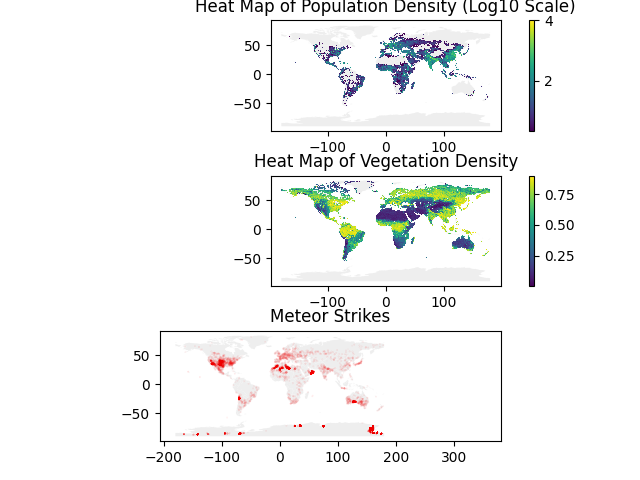

Reproduce this figure in Python.
"""
Contains code to plot a heat map of vegetation and population density.
As well as a scatterplot of all meteorstrikes in the dataset.
"""
import numpy as np
import pandas as pd
import geopandas as gpd
import matplotlib.pyplot as plt

WORLD_COLOR = '#EEEEEE'

# Empty data value for population dataset
EMPTY_POP_VALUE = 1.04

# Lowest vegetation density value is -0.1, so 0 is used to
# represent low vegetation
LOW_VEG_VALUE = 0

# Marker size for meteors is based on mass of meteor.
# For a better visualization the ln of the mass is used,
# and it is scaled down by this factor.
METEOR_MARKER_TUNING = 0.03

def plot_heat_maps(data, popup=False):
    """
    Plots a figure containing a heat map of population
    and vegetation density, as well as a scatter plot showing
    all meteorstrikes in the dataset. Shows figure if popup is true.
    Saves it if popup is false.
    """
    plt.close()
    pop_data = data['pop_tiles']
    veg_data = data['veg_tiles']
    strikes = data['strikes']

    # For better display remove empty pop and low veg, scale pop, strikes
    pop_data = pop_data[ pop_data['val'] != EMPTY_POP_VALUE ]
    veg_data = veg_data[ veg_data['val'] > LOW_VEG_VALUE ]
    pop_data['lg_val'] = np.log10(pop_data['val'])
    strikes['size'] = strikes['ln_mass'] * METEOR_MARKER_TUNING

    # Plots the figure
    world = gpd.read_file(gpd.datasets.get_path('naturalearth_lowres'))
    fig, [ax1, ax2, ax3] = plt.subplots(3)
    fig.tight_layout()
    world.plot(ax=ax1, color=WORLD_COLOR, edgecolor=None)
    world.plot(ax=ax2, color=WORLD_COLOR, edgecolor=None)
    world.plot(ax=ax3, color=WORLD_COLOR, edgecolor=None)
    pop_data.plot(column='lg_val', ax=ax1, edgecolor=None, legend=True)
    veg_data.plot(column='val', ax=ax2, edgecolor=None, legend=True)
    strikes.plot(ax=ax3, marker='.', color='red', markersize=strikes['size'], alpha=0.1)
    ax1.set_title('Heat Map of Population Density (Log10 Scale)')
    ax2.set_title('Heat Map of Vegetation Density')
    ax3.set_title('Meteor Strikes')

    if popup:
        plt.show()
    else:
        plt.savefig('heat_map.png')


if __name__ == '__main__':
    from ingest import ingest_all_data
    #plot_heat_maps( ingest_all_data(fileset='test'), popup=True )
    plot_heat_maps( ingest_all_data(), popup=True )
